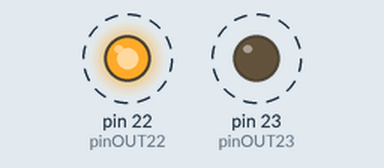
Simulated run of this sketch. Board: Arduino Mega 2560, built with avr-gcc and run on an emulated ATmega2560. On the bench: output pins drawn as LEDs (lit = HIGH). Dashed ring = blinking.

Above: at 0.2 s.
Timing chart, 0 to 4.6 s (numbered marks = the images above):
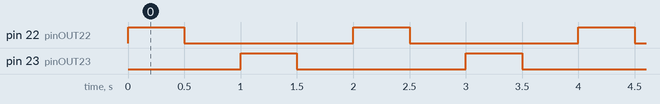

The sketch:

LED_ESB_32_netr.ino
```cpp
int pinOUT22 = 22;
int pinOUT23 = 23;
void setup() {
  pinMode(22, OUTPUT);
  pinMode(23, OUTPUT);
}

void loop() {
  digitalWrite (22, HIGH);
  delay(500);
  digitalWrite (22, LOW);
  delay(500);
  digitalWrite (23, HIGH);
  delay(500);
  digitalWrite (23, LOW);
  delay(500);

}
```

Measured:
- by itself, pin 22 (pinOUT22), pin 23 (pinOUT23): alternates HIGH for 0.50 s and LOW for 1.5 s
- by itself, everything shown: repeats every 2.0 s, in 4 steps
